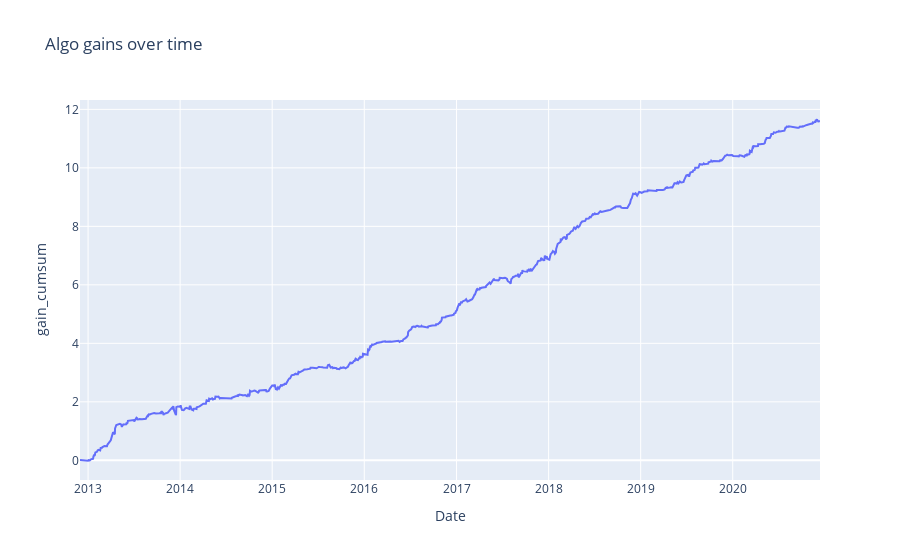

Write notebook code for a chart like this one.
### Code cell
import plotly.express as px

fig = px.line(df_y_test_withdailyreturns, y=df_y_test_withdailyreturns['gain_cumsum'], title='Algo gains over time')
fig.show()

### Figure 1 — Plotly figure (JSON) as saved in the notebook; plotly's stock layout.template omitted (floating-point values rounded to 4 significant figures; data arrays with more than 128 entries replaced by an {"elided": "..."} marker saying what was removed)
{"data": [{"hovertemplate": "Date=%{x}<br>gain_cumsum=%{y}<extra></extra>", "legendgroup": "", "line": {"color": "#636efa", "dash": "solid"}, "mode": "lines", "name": "", "orientation": "v", "showlegend": false, "type": "scatter", "x": {"elided": "882 str values"}, "xaxis": "x", "y": {"elided": "882 float values"}, "yaxis": "y"}], "layout": {"legend": {"tracegroupgap": 0}, "title": {"text": "Algo gains over time"}, "xaxis": {"anchor": "y", "domain": [0, 1], "title": {"text": "Date"}}, "yaxis": {"anchor": "x", "domain": [0, 1], "title": {"text": "gain_cumsum"}}}}
